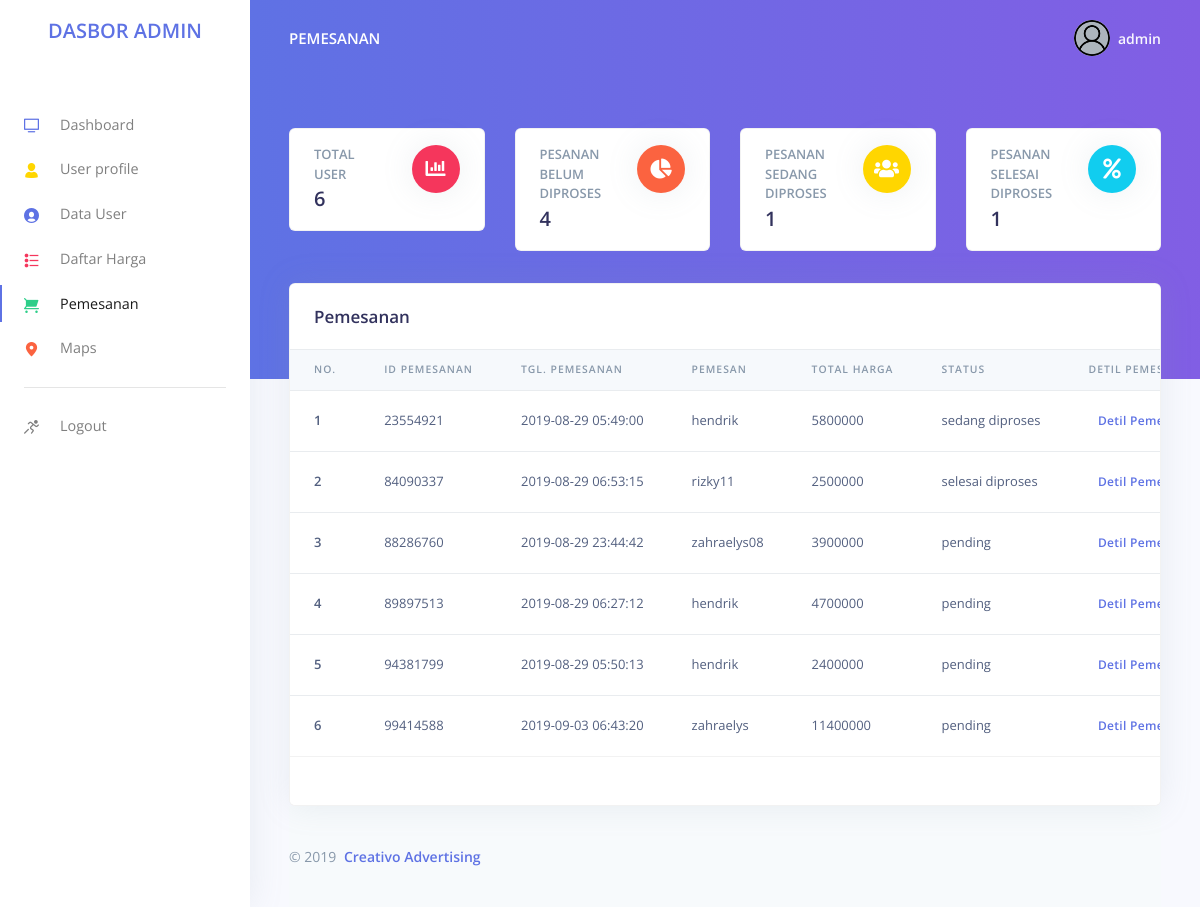
Screenshot of /admin/pemesanan.php (signed in) with the database file from the repository.
### tables this page shows
CREATE TABLE `pemesanan` (
  `id_pemesanan` int(16) NOT NULL,
  `customer` int(11) NOT NULL,
  `tgl_pemesanan` datetime NOT NULL,
  `total_harga` int(11) NOT NULL,
  `id_status` int(11) NOT NULL
);

CREATE TABLE `users` (
  `id_user` int(11) NOT NULL,
  `username` varchar(20) NOT NULL,
  `email` varchar(20) NOT NULL,
  `password` varchar(255) NOT NULL,
  `jenisKelamin` int(11) NOT NULL,
  `noTelp` varchar(13) NOT NULL,
  `usertype` int(1) NOT NULL
);

CREATE TABLE `statuspemesanan` (
  `id_status` int(11) NOT NULL,
  `ket_status` varchar(20) NOT NULL
);

### admin/pemesanan.php (the view, shortened to what this page needs)
<?php
require '../functions.php';
$result = mysqli_query($conn, "SELECT * FROM pemesanan, users, statuspemesanan
WHERE pemesanan.customer = users.id_user and statuspemesanan.id_status = pemesanan.id_status");
?>
<!DOCTYPE html>
<html lang="en">
<head>
  <link href="assets/js/plugins/nucleo/css/nucleo.css" rel="stylesheet" />
  <link href="assets/js/plugins/@fortawesome/fontawesome-free/css/all.min.css" rel="stylesheet" />
  <link href="assets/css/argon-dashboard.css?v=1.1.0" rel="stylesheet" />
</head>
<body class="">
  <nav class="navbar navbar-vertical fixed-left navbar-expand-md navbar-light bg-white" id="sidenav-main">
    <div class="container-fluid">
      <a class="navbar-brand pt-0" href="index.php">
      <div><h2 class="text-primary">DASBOR ADMIN</h2></div>
      </a>
      <div class="collapse navbar-collapse" id="sidenav-collapse-main">
        <ul class="navbar-nav">
          <li class="nav-item">
          <a class=" nav-link " href=" ./index.php"> <i class="ni ni-tv-2 text-primary"></i> Dashboard
            </a>
          </li>
          <li class="nav-item">
            <a class="nav-link " href="./profile.php">
              <i class="ni ni-single-02 text-yellow"></i> User profile
            </a>
          </li>
          <li class="nav-item">
            <a class="nav-link " href="./datauser.php">
              <i class="ni ni-circle-08 text-blue"></i> Data User
            </a>
          </li>
          <li class="nav-item">
            <a class="nav-link " href="./daftarharga.php">
              <i class="ni ni-bullet-list-67 text-red"></i> Daftar Harga
            </a>
          </li>
          <li class="nav-item">
            <a class="nav-link active" href="./pemesanan.php">
              <i class="ni ni-cart text-green"></i> Pemesanan
            </a>
          </li>
          <li class="nav-item">
            <a class="nav-link " href="./maps.php">
              <i class="ni ni-pin-3 text-orange"></i> Maps
            </a>
          </li>
        </ul>
        <hr class="my-3">
        <ul class="navbar-nav">
          <li class="nav-item">
            <a class="nav-link " href="../logout.php">
              <i class="ni ni-user-run"></i> Logout
            </a>
          </li>
        </ul>
      </div>
    </div>
  </nav>
  <div class="main-content">
    <nav class="navbar navbar-top navbar-expand-md navbar-dark" id="navbar-main">
      <div class="container-fluid">
        <a class="h4 mb-0 text-white text-uppercase d-none d-lg-inline-block" href="pemesanan.php">Pemesanan</a>
        <ul class="navbar-nav align-items-center d-none d-md-flex">
          <li class="nav-item dropdown">
            <a class="nav-link pr-0" href="#" role="button" data-toggle="dropdown" aria-haspopup="true" aria-expanded="false">
              <div class="media align-items-center">
                <span class="avatar avatar-sm rounded-circle">
                  <img alt="Image placeholder" src="assets/img/theme/user.png">
                </span>
                <div class="media-body ml-2 d-none d-lg-block">
                  <span class="mb-0 text-sm  font-weight-bold"><?php echo  $_SESSION["username"]; ?></span>
                </div>
              </div>
            </a>
          </li>
        </ul>
      </div>
    </nav>
    <div class="header bg-gradient-primary pb-8 pt-5 pt-md-8">
      <div class="container-fluid">
        <div class="header-body">
          <div class="row">
            <div class="col-xl-3 col-lg-6">
              <div class="card card-stats mb-4 mb-xl-0">
                <div class="card-body">
                  <div class="row">
                    <div class="col">
                      <h5 class="card-title text-uppercase text-muted mb-0">Total User</h5>
                      <span class="h2 font-weight-bold mb-0">
                      <?php
                            $jml_user = mysqli_query($conn, "SELECT * FROM  users");
                            $count=mysqli_num_rows($jml_user);
                            echo $count;
                        ?>
                      </span>
                    </div>
                    <div class="col-auto">
                      <div class="icon icon-shape bg-danger text-white rounded-circle shadow">
                        <i class="fas fa-chart-bar"></i>
                      </div>
                    </div>
                  </div>
                </div>
              </div>
            </div>
            <div class="col-xl-3 col-lg-6">
              <div class="card card-stats mb-4 mb-xl-0">
                <div class="card-body">
                  <div class="row">
                    <div class="col">
                      <h5 class="card-title text-uppercase text-muted mb-0">Pesanan Belum Diproses</h5>
                      <span class="h2 font-weight-bold mb-0">
                      <?php
                            $pending = mysqli_query($conn, "SELECT * FROM pemesanan WHERE id_status = 1");
                            $count = mysqli_num_rows($pending);
                            echo $count;
                        ?>
                      </span>
                    </div>
                    <div class="col-auto">
                      <div class="icon icon-shape bg-warning text-white rounded-circle shadow">
                        <i class="fas fa-chart-pie"></i>
                      </div>
                    </div>
                  </div>
                </div>
              </div>
            </div>
            <div class="col-xl-3 col-lg-6">
              <div class="card card-stats mb-4 mb-xl-0">
                <div class="card-body">
                  <div class="row">
                    <div class="col">
                      <h5 class="card-title text-uppercase text-muted mb-0">Pesanan Sedang Diproses</h5>
                      <span class="h2 font-weight-bold mb-0">
                      <?php
                            $proses = mysqli_query($conn, "SELECT * FROM pemesanan WHERE id_status = 2");
                            $count = mysqli_num_rows($proses);
                            echo $count;
                        ?>
                      </span>
                    </div>
                    <div class="col-auto">
                      <div class="icon icon-shape bg-yellow text-white rounded-circle shadow">
                        <i class="fas fa-users"></i>
                      </div>
                    </div>
                  </div>
                </div>
              </div>
            </div>
            <div class="col-xl-3 col-lg-6">
              <div class="card card-stats mb-4 mb-xl-0">
                <div class="card-body">
                  <div class="row">
                    <div class="col">
                      <h5 class="card-title text-uppercase text-muted mb-0">Pesanan Selesai Diproses</h5>
                      <span class="h2 font-weight-bold mb-0">
                      <?php
                            $selesai = mysqli_query($conn, "SELECT * FROM pemesanan WHERE id_status = 3");
                            $count = mysqli_num_rows($selesai);
                            echo $count;
                        ?>
                      </span>
                    </div>
                    <div class="col-auto">
                      <div class="icon icon-shape bg-info text-white rounded-circle shadow">
                        <i class="fas fa-percent"></i>
                      </div>
                    </div>
                  </div>
                </div>
              </div>
            </div>
          </div>
        </div>
      </div>
    </div>
    <div class="container-fluid mt--7">
      <div class="row">
        <div class="col">
          <div class="card shadow">
          <div class="card-header bg-white border-0">
              <div class="row align-items-center">
                <div class="col-8">
                  <h3 class="mb-0">Pemesanan</h3>
                </div>
              </div>
            </div>
            <div class="table-responsive">
              <table class="table align-items-center table-flush">
                <thead class="thead-light">
                  <tr>
                    <th scope="col">No.</th>
                    <th scope="col">ID Pemesanan</th>
                    <th scope="col">Tgl. Pemesanan</th>
                    <th scope="col">Pemesan</th>
                    <th scope="col">Total Harga</th>
                    <th scope="col">Status</th>
                    <th scope="col">Detil Pemesanan</th>
                  </tr>
                </thead>
                <tbody>
                  <?php $i = 1; ?>
                  <?php while( $row = mysqli_fetch_assoc($result)) : ?>
                  <tr>
                    <th scope="row"> <?= $i; ?></th>
                    <td><?= $row["id_pemesanan"]; ?>
                    <td><?= $row["tgl_pemesanan"]; ?>
                    <td><?= $row["username"]; ?>
                    <td><?= $row["total_harga"]; ?></td>
                    <td><?= $row["ket_status"]; ?></td>
                    <td><a class="btn btn-sm" href="detailstatus.php?id=<?= $row["id_pemesanan"]; ?>">Detil Pemesanan</a></td>
                  </tr>
                  <?php $i++; ?>
                  <?php endwhile; ?>
                </tbody>
              </table>
            </div>
            <div class="card-footer py-4">
            </div>
          </div>
        </div>
      </div>
      <footer class="footer">
        <div class="row align-items-center justify-content-xl-between">
          <div class="col-xl-6">
            <div class="copyright text-center text-xl-left text-muted">
              &copy; 2019 <a href="../index.php" class="font-weight-bold ml-1" target="_blank">Creativo Advertising</a>
            </div>
          </div>
        </div>
      </footer>
    </div>
  </div>
</body>
</html>

### rows the page displays
pemesanan: id_pemesanan "23554921", tgl_pemesanan "2019-08-29 05:49:00", customer.username "hendrik", total_harga "5800000", id_status.ket_status "sedang diproses"
pemesanan: id_pemesanan "84090337", tgl_pemesanan "2019-08-29 06:53:15", customer.username "rizky11", total_harga "2500000", id_status.ket_status "selesai diproses"
pemesanan: id_pemesanan "88286760", tgl_pemesanan "2019-08-29 23:44:42", customer.username "zahraelys08", total_harga "3900000", id_status.ket_status "pending"
pemesanan: id_pemesanan "89897513", tgl_pemesanan "2019-08-29 06:27:12", customer.username "hendrik", total_harga "4700000", id_status.ket_status "pending"
pemesanan: id_pemesanan "94381799", tgl_pemesanan "2019-08-29 05:50:13", customer.username "hendrik", total_harga "2400000", id_status.ket_status "pending"
pemesanan: id_pemesanan "99414588", tgl_pemesanan "2019-09-03 06:43:20", customer.username "zahraelys", total_harga "11400000", id_status.ket_status "pending"

### other values shown
$_SESSION["username"] "admin"
$count "6"
$count "4"
$count "1"
